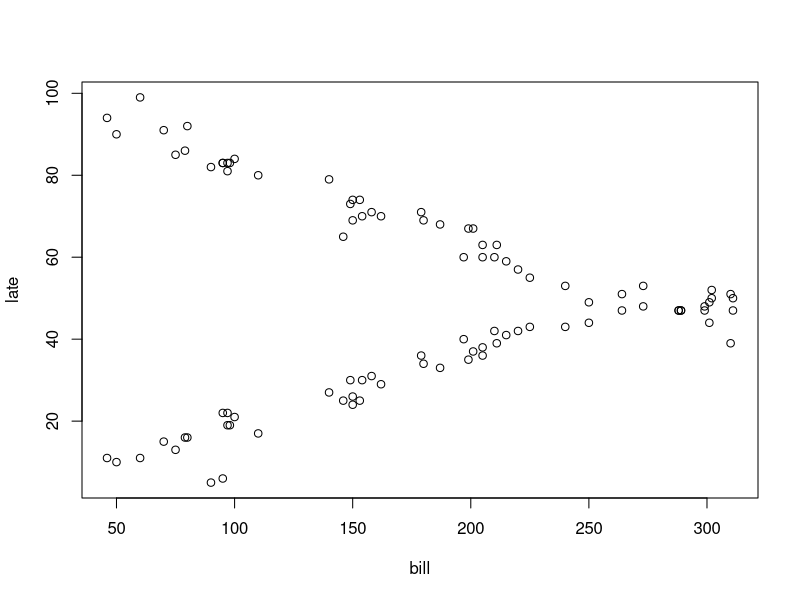
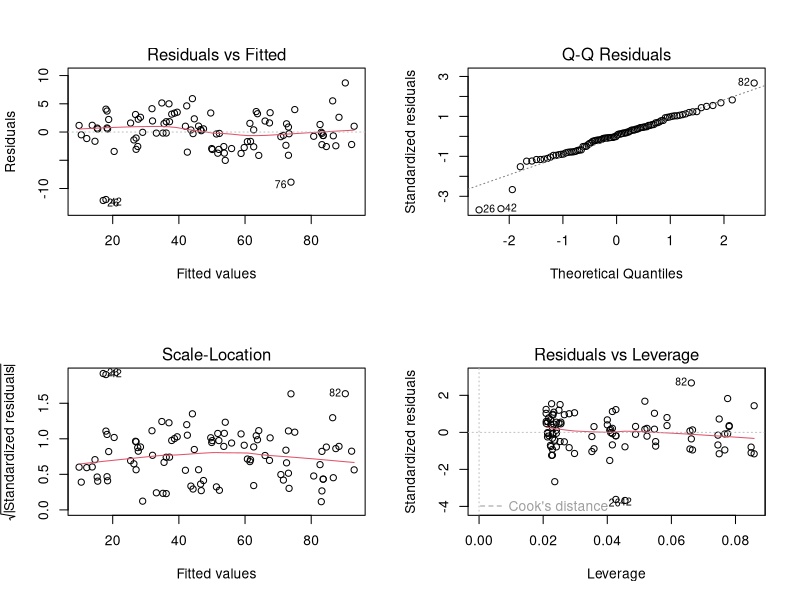

Write the R code that produced these figures, in order.
## ---- chunk 1
data <- read.table("overdue.txt", header=TRUE)
bill <- data$BILL; late <- data$LATE
residential <- c(rep(1, each=48), rep(0, each=48))
# LATE: number of days overdue 
# BILL: amount of overdue
# find a model to predict LATE from BILL
plot(bill, late)

fit1 <- lm(late ~ bill*residential)
summary(fit1) # late = -0.19 bill + -99.5 I_residential + 0.35 bill I_residential
par(mfrow=c(2,2))
plot(fit1)
